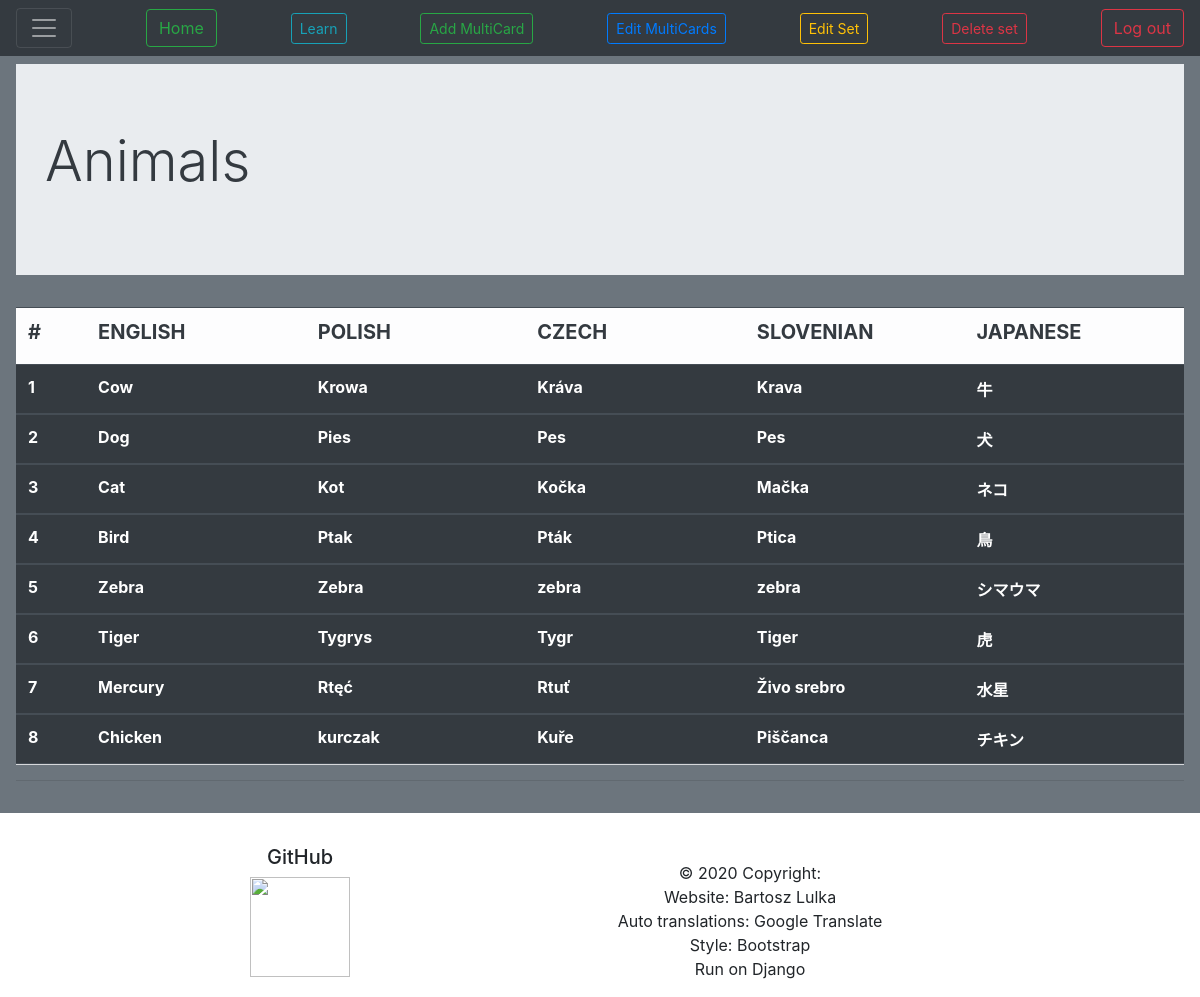
Page /cards/view_set/58/ (signed in) on the earlier database version.
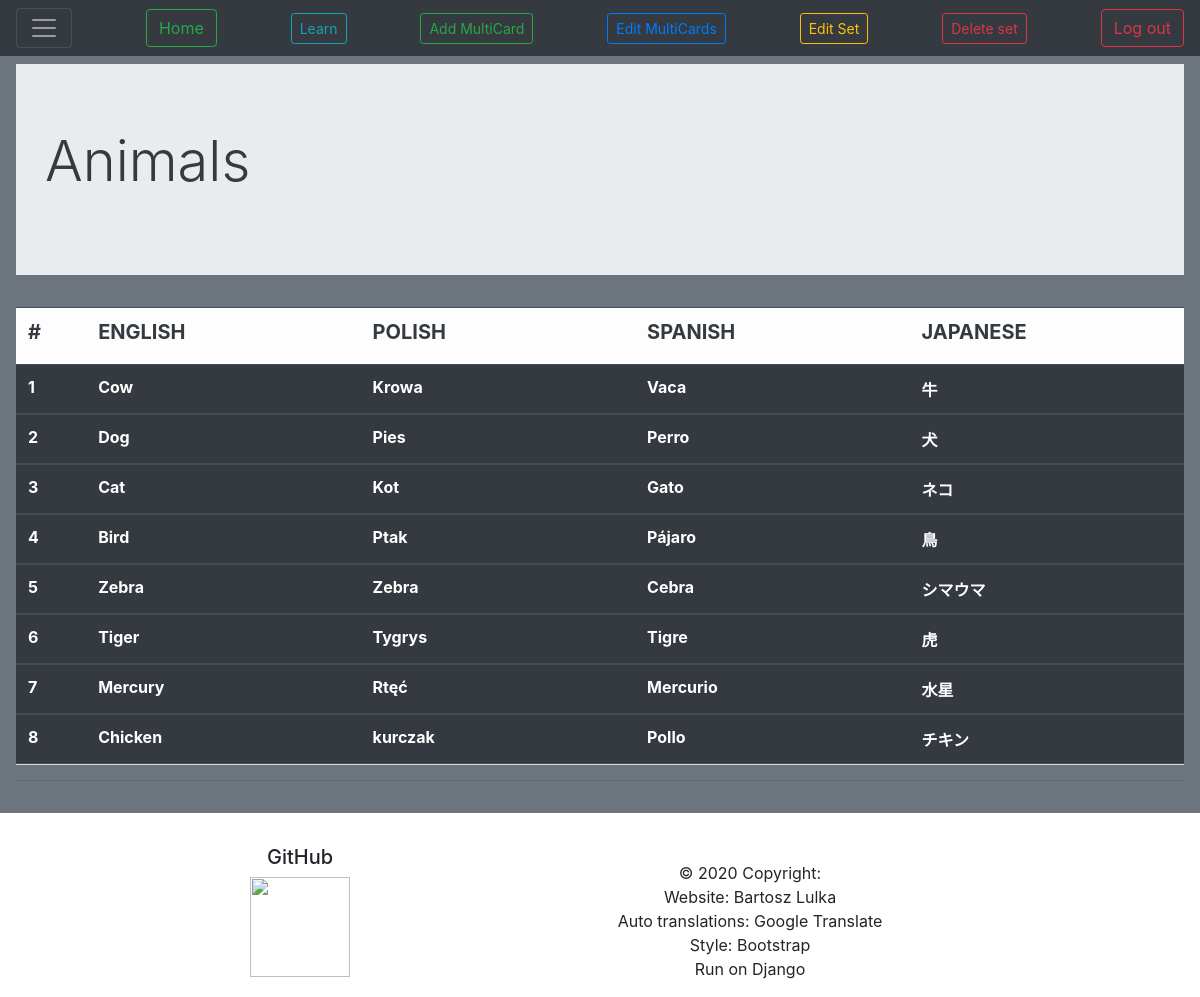
Same page on the later database version.
### Cards/models.py (models this page shows, shortened)
class Card(models.Model):
    multi_card = models.ForeignKey(MultiCard, on_delete=models.CASCADE)
    cards_folder = models.ForeignKey(CardFolder, on_delete=models.CASCADE)
    language = models.CharField(max_length=5, choices=langcodes.LangCodes, default="en")
    main = models.CharField(max_length=50)
    automated = models.BooleanField(default=False)
    score = models.SmallIntegerField(default=0)
    pronunciation = models.CharField(max_length=200, blank=True, default=False, null=True)
    synonyms = models.CharField(max_length=50, blank=True)
    comment = models.CharField(max_length=400, blank=True)
    rating = models.SmallIntegerField(default=0)
    mastered = models.BooleanField(default=False)
    priority = models.SmallIntegerField(default=0)
    show_answer = models.BooleanField(default=True)

### Cards/views.py (the view)
# urls.py: path('view_set/<int:set_id>/', views.view_folder, name='view_folder'),
@login_required
def view_folder(request, set_id):
    folder = get_object_or_404(CardFolder, id=set_id)
    for card in folder.card_set.all():
        if card.pronunciation == 'False' or (card.pronunciation == card.main):
            card.pronunciation = ''
            card.save()
    if folder.user != request.user:
        return render(request, 'Cards/no_access.html')
    return render(request, 'Cards/view_set.html', {'folder': folder})

### Cards/models.py (called while the page is built)
    def get_langs(self, item=False):
        langs = (self.lang1, self.lang2, self.lang3, self.lang4, self.lang5)
        lang_choices = []
        lang_values = []
        lang_keys = []
        for i in langs:
            if i != "":
                value = langcodes.LangCodesDict[i].capitalize()
                lang_choices.append((i, value))
                lang_values.append(value)
                lang_keys.append(i)
        if item == 'value':
            return lang_values
        if item == 'key':
            return lang_keys
        else:
            return lang_choices

    def langs_keys(self):
        langs = [self.lang1, self.lang2, self.lang3, self.lang4, self.lang5]
        true_langs = []
        for i in langs:
            if i != "":
                true_langs.append(i)
        return true_langs

### Cards/templatetags/get_obj.py (called while the page is built)
@register.simple_tag
def get_card(lang, multicard):
    try:
        mcard = Card.objects.get(language=lang, multi_card=multicard)
    except Card.DoesNotExist:
        mcard = None
    return mcard

@register.filter
def width(languages):
    length = len(languages)
    return 94 / length

### Cards/templates/Cards/view_set.html (shortened to what this page needs)
{% extends "base.html" %}
{% block styles %}
{% load get_obj %}
{% endblock %}
{% block nav_buttons %}
<a class="btn btn-sm btn-outline-info" href="{% url 'play' set_id=folder.id %}">Learn</a>
<a class="btn btn-sm btn-outline-success" href="{% url 'add_multicard' set_id=folder.id %}">Add MultiCard</a>
<a class="btn btn-sm btn-outline-primary" href="{% url 'edit_multicards' set_id=folder.id %}">Edit MultiCards</a>
<a class="btn btn-sm btn-sm btn-outline-warning" href="{% url 'edit_folder' set_id=folder.id %}">Edit Set</a>
<button type="button" class="btn btn-sm btn-outline-danger" data-toggle="modal" data-target="#c{{folder.id}}">Delete set</button>
{% endblock nav_buttons %}
{% block body %}
<div class="jumbotron jumbotron-fluid">
  <div class="container">
    <div class="text-dark">
    <h1 class="display-4">{{ folder.name }}</h1>
    </div>
  </div>
</div>
    <table class="table table-hover table-dark" style="border-collapse:collapse;">
      <thead>
        <tr class="table-light text-dark">
          <td><h5><b>#</b></h5></td>
          {% for k, v in folder.get_langs %}
            <td style="width: {{folder.get_langs|width}}%">
                <h5><b>{{ v|upper }}</b></h5>
            </td>
          {% endfor %}
        </tr>
        </thead>
      {% if folder.multicard_set.all %}
        {% for multicard in folder.multicard_set.all %}
        <tr data-toggle="collapse" data-target="#a{{multicard.id}}" class="clickable collapse-row collapsed">
          <td><b>{{forloop.counter}}</b></td>
          {% for lang in folder.langs_keys %}
          {% get_card lang multicard as card %}
            <td>
                {% if not card.main %}
                <b>loading...</b>
                {% else %}
                  <b>{{ card.main }}</b>
                {% endif %}
            </td>
          {% endfor %}
        </tr>
        <tr class="table-secondary">
        <td class="hiddenRow"></td>
          {% for lang in folder.langs_keys %}
          {% get_card lang multicard as card %}
          <td class="hiddenRow">
          </td>
          {% endfor %}
        </tr>
        {% endfor %}
      {% else %}
        <th colspan="{{folder.langs_no}}">
          There are no cards for this set.
        </th>
      {% endif %}
    </table>
  <hr/>
{% endblock %}

Differences in the rows shown:
no longer on this page (row edited): Card: main "Kráva"
no longer on this page (row edited): Card: main "Krava"
no longer on this page (row edited): Card: main "Pes"
no longer on this page (row edited): Card: main "Pes"
no longer on this page (row edited): Card: main "Kočka"
no longer on this page (row edited): Card: main "Mačka"
no longer on this page (row edited): Card: main "Pták"
no longer on this page (row edited): Card: main "Ptica"
no longer on this page (row edited): Card: main "zebra"
no longer on this page (row edited): Card: main "zebra"
no longer on this page (row edited): Card: main "Tygr"
no longer on this page (row edited): Card: main "Tiger"
no longer on this page (row unchanged): Card: main "Rtuť"
no longer on this page (row unchanged): Card: main "Živo srebro"
no longer on this page (row unchanged): Card: main "Kuře"
no longer on this page (row unchanged): Card: main "Piščanca"
changed CardFolder "Animals": lang3 "cs" → "es" (drawn)
now on this page (row unchanged): Card: main "Vaca"
now on this page (row unchanged): Card: main "Perro"
now on this page (row unchanged): Card: main "Gato"
now on this page (row unchanged): Card: main "Pájaro"
now on this page (row unchanged): Card: main "Cebra"
now on this page (row unchanged): Card: main "Tigre"
added Card: main "Mercurio"
added Card: main "Pollo"
Other differences:
new list line: "SPANISH"
list line gone: "CZECH"
list line gone: "SLOVENIAN"
